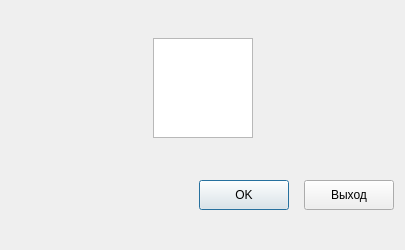
<?xml version="1.0" encoding="UTF-8"?>
<ui version="4.0">
 <class>DialogAuthentification</class>
 <widget class="QDialog" name="DialogAuthentification">
  <property name="windowModality">
   <enum>Qt::WindowModal</enum>
  </property>
  <property name="geometry">
   <rect>
    <x>0</x>
    <y>0</y>
    <width>405</width>
    <height>250</height>
   </rect>
  </property>
  <property name="sizePolicy">
   <sizepolicy hsizetype="Fixed" vsizetype="Fixed">
    <horstretch>0</horstretch>
    <verstretch>0</verstretch>
   </sizepolicy>
  </property>
  <property name="minimumSize">
   <size>
    <width>403</width>
    <height>250</height>
   </size>
  </property>
  <property name="maximumSize">
   <size>
    <width>405</width>
    <height>250</height>
   </size>
  </property>
  <property name="contextMenuPolicy">
   <enum>Qt::NoContextMenu</enum>
  </property>
  <property name="acceptDrops">
   <bool>false</bool>
  </property>
  <property name="windowTitle">
   <string>Вход</string>
  </property>
  <layout class="QVBoxLayout" name="verticalLayout">
   <property name="spacing">
    <number>15</number>
   </property>
   <item>
    <layout class="QHBoxLayout" name="horizontalLayout_2">
     <item>
      <spacer name="horizontalSpacer_2">
       <property name="orientation">
        <enum>Qt::Horizontal</enum>
       </property>
       <property name="sizeHint" stdset="0">
        <size>
         <width>40</width>
         <height>20</height>
        </size>
       </property>
      </spacer>
     </item>
     <item>
      <widget class="QGraphicsView" name="graphicsView">
       <property name="maximumSize">
        <size>
         <width>100</width>
         <height>100</height>
        </size>
       </property>
      </widget>
     </item>
     <item>
      <spacer name="horizontalSpacer_3">
       <property name="orientation">
        <enum>Qt::Horizontal</enum>
       </property>
       <property name="sizeHint" stdset="0">
        <size>
         <width>40</width>
         <height>20</height>
        </size>
       </property>
      </spacer>
     </item>
    </layout>
   </item>
   <item>
    <layout class="QHBoxLayout" name="horizontalLayout">
     <item>
      <spacer name="horizontalSpacer">
       <property name="orientation">
        <enum>Qt::Horizontal</enum>
       </property>
       <property name="sizeHint" stdset="0">
        <size>
         <width>40</width>
         <height>20</height>
        </size>
       </property>
      </spacer>
     </item>
     <item>
      <widget class="QPushButton" name="mpOk">
       <property name="minimumSize">
        <size>
         <width>90</width>
         <height>30</height>
        </size>
       </property>
       <property name="maximumSize">
        <size>
         <width>90</width>
         <height>30</height>
        </size>
       </property>
       <property name="text">
        <string>OK</string>
       </property>
      </widget>
     </item>
     <item>
      <widget class="QPushButton" name="mpExit">
       <property name="minimumSize">
        <size>
         <width>90</width>
         <height>30</height>
        </size>
       </property>
       <property name="maximumSize">
        <size>
         <width>90</width>
         <height>30</height>
        </size>
       </property>
       <property name="text">
        <string>Выход</string>
       </property>
      </widget>
     </item>
    </layout>
   </item>
  </layout>
 </widget>
 <resources/>
 <connections/>
</ui>
